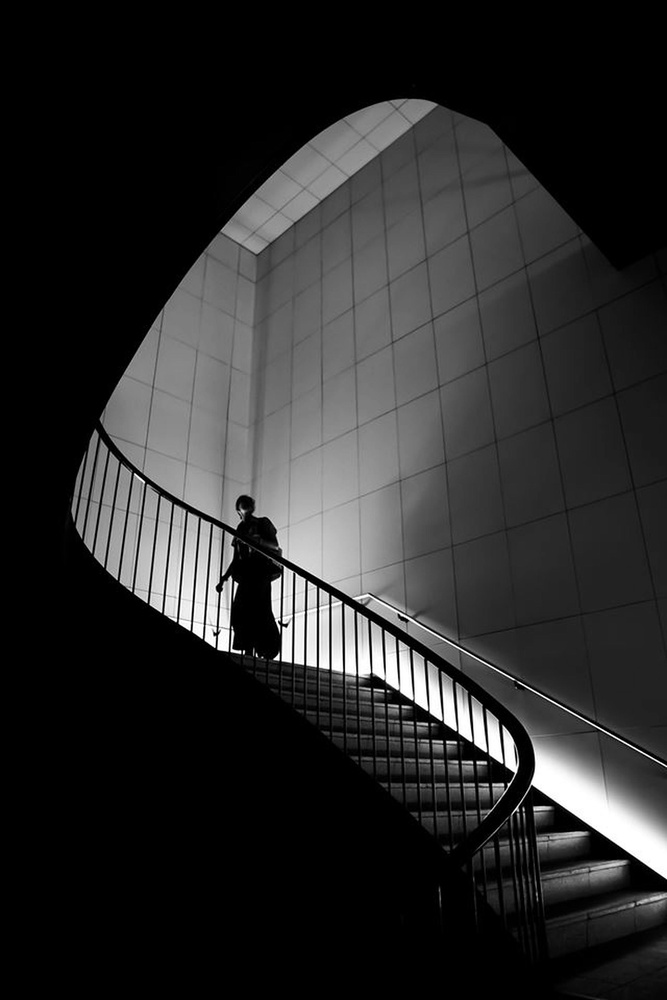
#> input picture Bit_Slicing/images/image.jpg, 667 x 1000 px, shrunk from 2387 x 3581 before the run
$ jupyter execute Bit_Slicing.ipynb
#> lines starting #> are read from the running program, lines starting #| are printed output that depends on the picture
# Image Processing with Bit Plane Slicing

## Prerequisites

Ensure you have the following libraries installed:
- `opencv-python`
- `numpy`
- `matplotlib`

[cell 1]
import cv2
import numpy as np
import matplotlib.pyplot as plt

# Load the image
image = cv2.imread('./images/image.jpg', cv2.IMREAD_COLOR)
#> image is the input picture: shape (1000, 667, 3); min 0, max 255, mean 43.1

# Check if the image was loaded properly
if image is None:
    print("Error: Image not loaded.")
    exit()

# Convert the image to grayscale using vectorized operations
gray_img = cv2.cvtColor(image, cv2.COLOR_BGR2GRAY)

# Extract bit planes using vectorized operations
bit_planes = [(gray_img >> i) & 1 for i in range(8)]
#> bit_planes = 8 items
bit_planes = [bit_plane * 255 for bit_plane in bit_planes]

# Display the processed grayscale image and bit planes in subplots
fig, axs = plt.subplots(3, 3, figsize=(12, 12))
axs[0, 0].imshow(cv2.cvtColor(image, cv2.COLOR_BGR2RGB))
axs[0, 0].set_title('Original Image')
axs[0, 0].axis('off')

for i in range(8):
    row = (i + 1) // 3
    col = (i + 1) % 3
    ax = axs[row, col]
    ax.imshow(bit_planes[i], cmap='gray')
    ax.set_title(f'Bit Plane {i}')
    ax.axis('off')

plt.tight_layout()
plt.show()
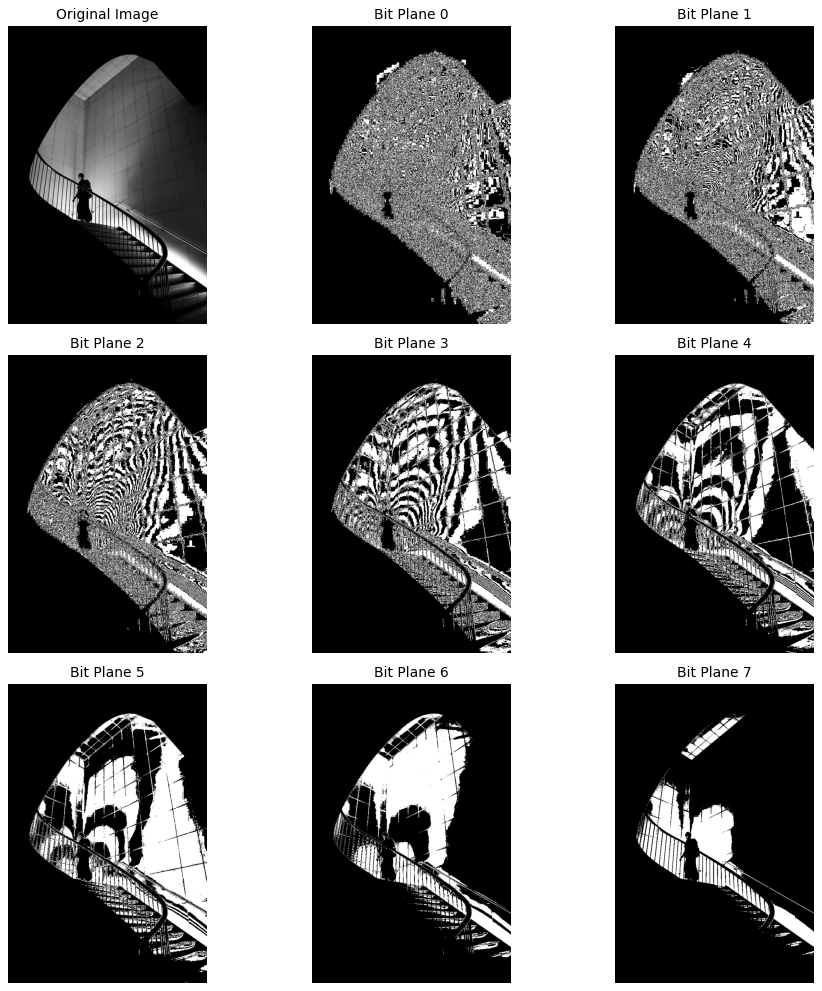
#> figure drawn by matplotlib, 9 panels
